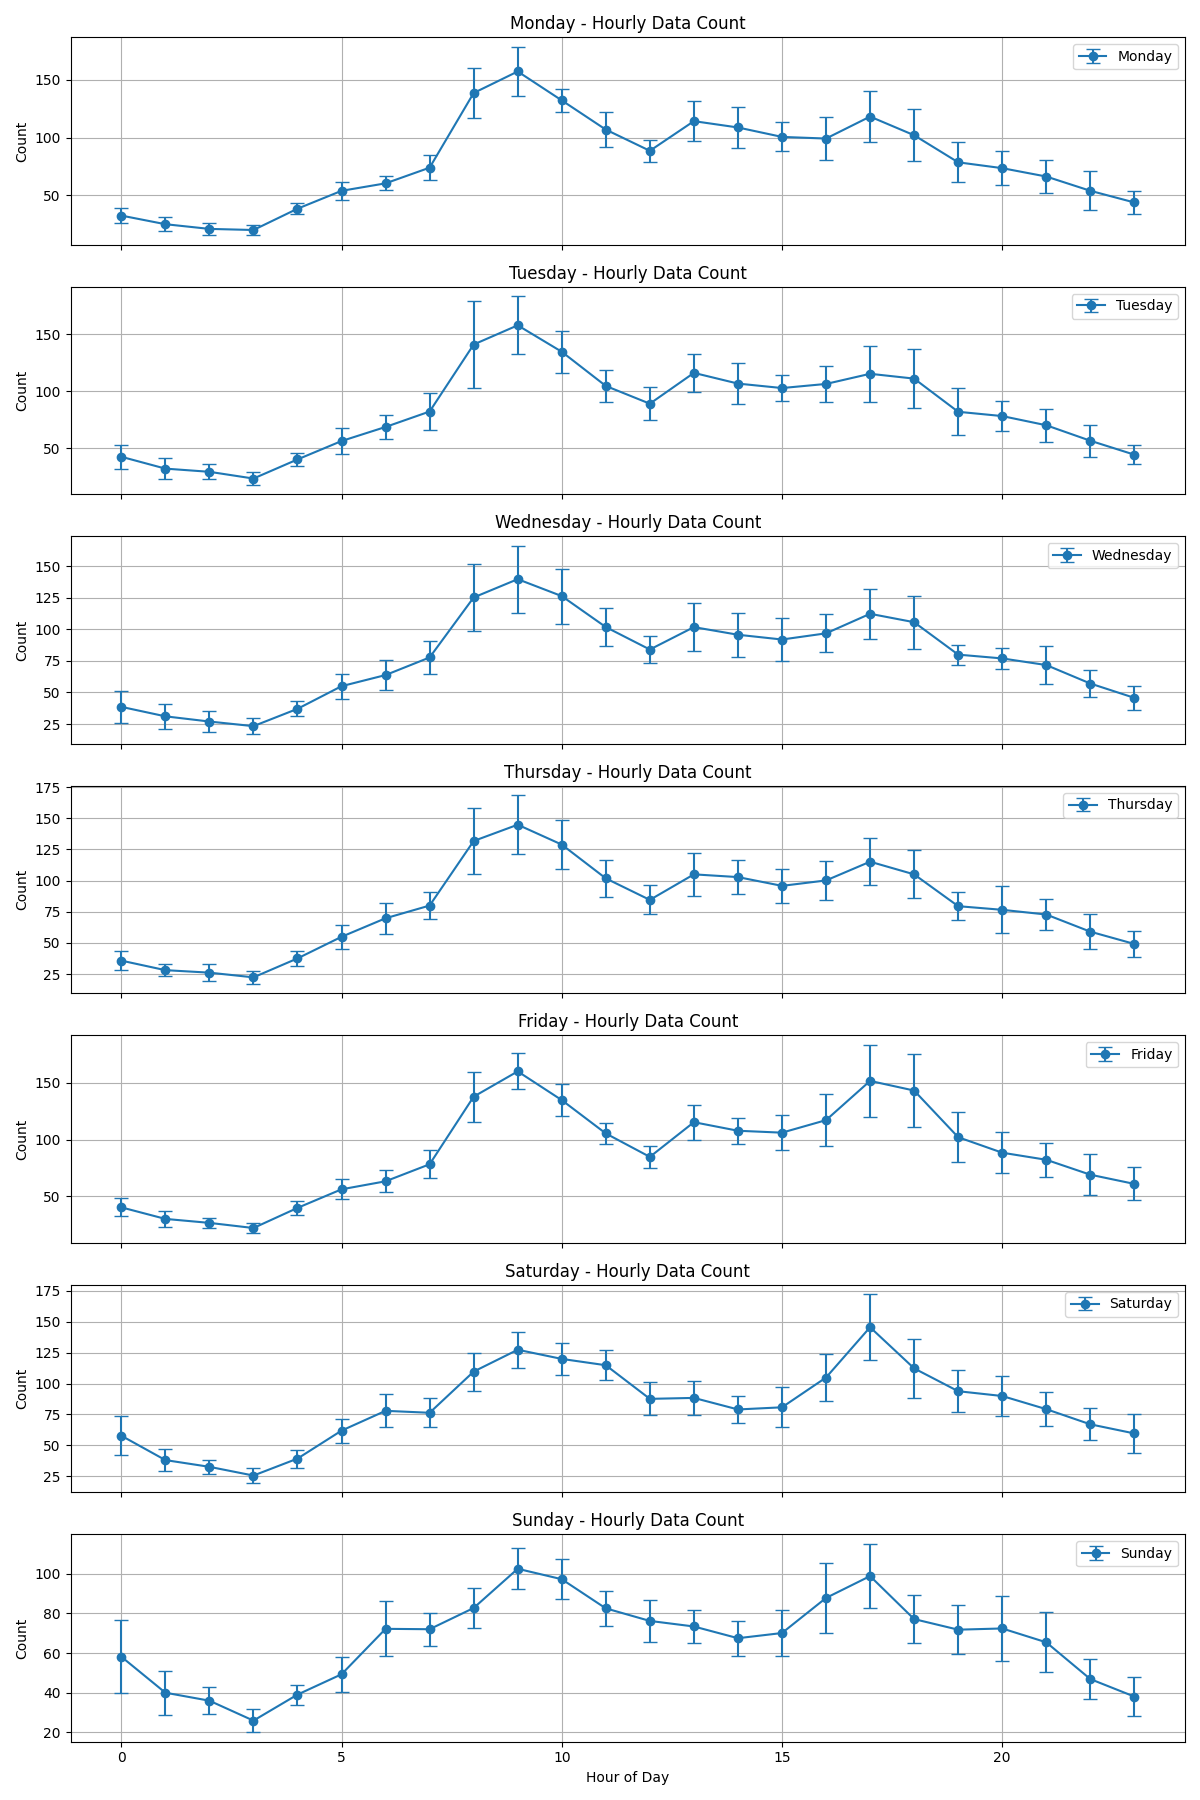

Recreate this plot in Python.
from pathlib import Path
import pandas as pd
import datetime
import matplotlib.pyplot as plt
import numpy as np

# The user-provided file path is relative to the script's location.
# This assumes the script is run from the 'analizes' directory.
csv_path = Path('../data') / 'changed_time_format.csv'
try:
    df = pd.read_csv(csv_path, encoding='cp949')
except FileNotFoundError:
    # If the script is run from the root directory, this path will be tried.
    csv_path = Path('data') / 'changed_time_format.csv'
    df = pd.read_csv(csv_path, encoding='cp949')

# 각 row에서 (weekday, date, hour) 추출
datas = []
for idx, data in df.iterrows():
    try:
        dt = datetime.datetime.strptime(data['call_date'], '%Y-%m-%d %H')
        datas.append((dt.weekday(), dt.date(), dt.hour))
    except (ValueError, TypeError):
        continue

# 요일별, 날짜별, 시간별 카운트 집계
# {(weekday, date): [24시간 카운트]}
from collections import defaultdict

weekday_date_hour_counts = defaultdict(lambda: np.zeros(24, dtype=int))
for weekday, date, hour in datas:
    weekday_date_hour_counts[(weekday, date)][hour] += 1

# 요일별로 날짜별 시간대 카운트 리스트 만들기
weekday_hour_counts_by_day = [[] for _ in range(7)]  # 7 x [n_days x 24]
for (weekday, date), hour_counts in weekday_date_hour_counts.items():
    weekday_hour_counts_by_day[weekday].append(hour_counts)

# 요일별 시간대별 평균/표준편차 계산
mean_per_hour_by_weekday = []
std_per_hour_by_weekday = []
for day_counts in weekday_hour_counts_by_day:
    if len(day_counts) > 0:
        arr = np.stack(day_counts)  # shape: (n_days, 24)
        mean_per_hour_by_weekday.append(arr.mean(axis=0))
        std_per_hour_by_weekday.append(arr.std(axis=0))
    else:
        mean_per_hour_by_weekday.append(np.zeros(24))
        std_per_hour_by_weekday.append(np.zeros(24))

# Day of week names in English
weekday_names = ['Monday', 'Tuesday', 'Wednesday', 'Thursday', 'Friday', 'Saturday', 'Sunday']

fig, axes = plt.subplots(7, 1, figsize=(12, 18), sharex=True)
for i in range(7):
    ax = axes[i]
    ax.errorbar(
        range(24),
        mean_per_hour_by_weekday[i],
        yerr=std_per_hour_by_weekday[i],
        fmt='-o',
        capsize=5,
        label=f'{weekday_names[i]}'
    )
    ax.set_title(f'{weekday_names[i]} - Hourly Data Count')
    ax.set_ylabel('Count')
    ax.grid(True)
    ax.legend()

axes[-1].set_xlabel('Hour of Day')
plt.tight_layout()
plt.savefig('statics.png')
plt.show()
